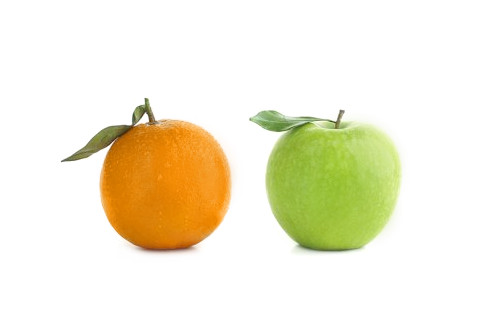
#> input picture images/frutas.jpg, 500 x 334 px
$ python cluster.py
#> lines starting #> are read from the running program, lines starting #| are printed output that depends on the picture
import os
import logging

import cv2
import numpy as np

logging.basicConfig(level=logging.INFO)
logger = logging.getLogger(__name__)


def read_image(image_path: str, results_dir: str) -> np.ndarray:
    """Reads an image from a path and returns a numpy array.

    Args:
        image_path (str): Path to the image.
        results_dir (str): Path to the results directory.

    Returns:
        np.ndarray: Numpy array with the image.
    """
#> called with image_path = 'scripts/images/frutas.jpg', results_dir = 'results'
    os.makedirs(results_dir, exist_ok=True)

    with open(image_path, 'rb') as f:
        image_content = f.read()
    img = cv2.imdecode(
        np.frombuffer(image_content, np.uint8),
        cv2.IMREAD_UNCHANGED
    )
#> img is the input picture: shape (334, 500, 3); mean B, G, R 218.1, 238.6, 243.3

    return img


if __name__ == '__main__':
    results_dir = 'results'
    image_path = os.path.abspath(os.path.join('images', 'frutas.jpg'))
    logger.info(f'Reading image from {image_path}')
    img = read_image(image_path, results_dir)

    vectorized = img.reshape((-1, 3))
    vectorized = np.float32(vectorized)
    logger.info(f'Vectorized image shape: {vectorized.shape}')
    criteria = (cv2.TERM_CRITERIA_EPS + cv2.TERM_CRITERIA_MAX_ITER, 10, 1.0)
    ranges = [i for i in range(2, 11)]

    for i in ranges:
        logger.info(f'Running k-means with {i} clusters')
        ret, label, center = cv2.kmeans(
            vectorized,
            i,
            None,
            criteria,
            10,
            cv2.KMEANS_RANDOM_CENTERS
        )
        center = np.uint8(center)
        res = center[label.flatten()]
        res2 = res.reshape((img.shape))

        cv2.imwrite(os.path.join(results_dir, f'kmeans_{i}K.jpg'), res2)
#> this loop made 9 passes
#> ret on passes 3 to 9: 40925241, 29736404.9, 24603483.9, 20502959, 18352020.2, 16293761.6, 13947526.2
#> (ret, center) on passes 1 to 2: (151493911.2, [[254, 254, 254], [52, 164, 191]]), (66691141.1, [[84, 190, 166], [254, 255, 255], [14, 133, 225]])
#> pass 1, `res2 = res.reshape((img.shape))`:
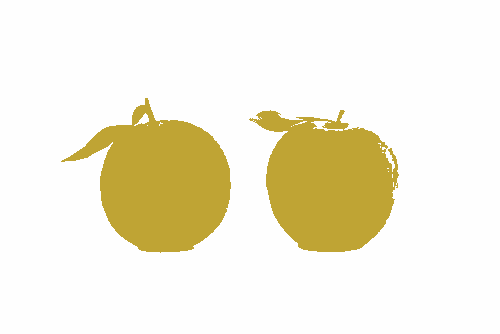
#> res2: shape (334, 500, 3); mean B, G, R 218.3, 238.1, 242.9
#> pass 2, `res2 = res.reshape((img.shape))`:
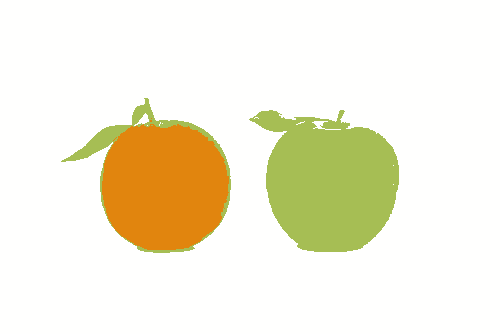
#> res2: shape (334, 500, 3); mean B, G, R 218, 238.9, 243.6
#> pass 3, `res2 = res.reshape((img.shape))`:
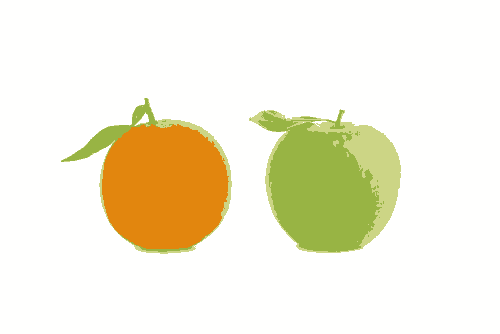
#> res2: shape (334, 500, 3); mean B, G, R 217.7, 238.7, 243.4
